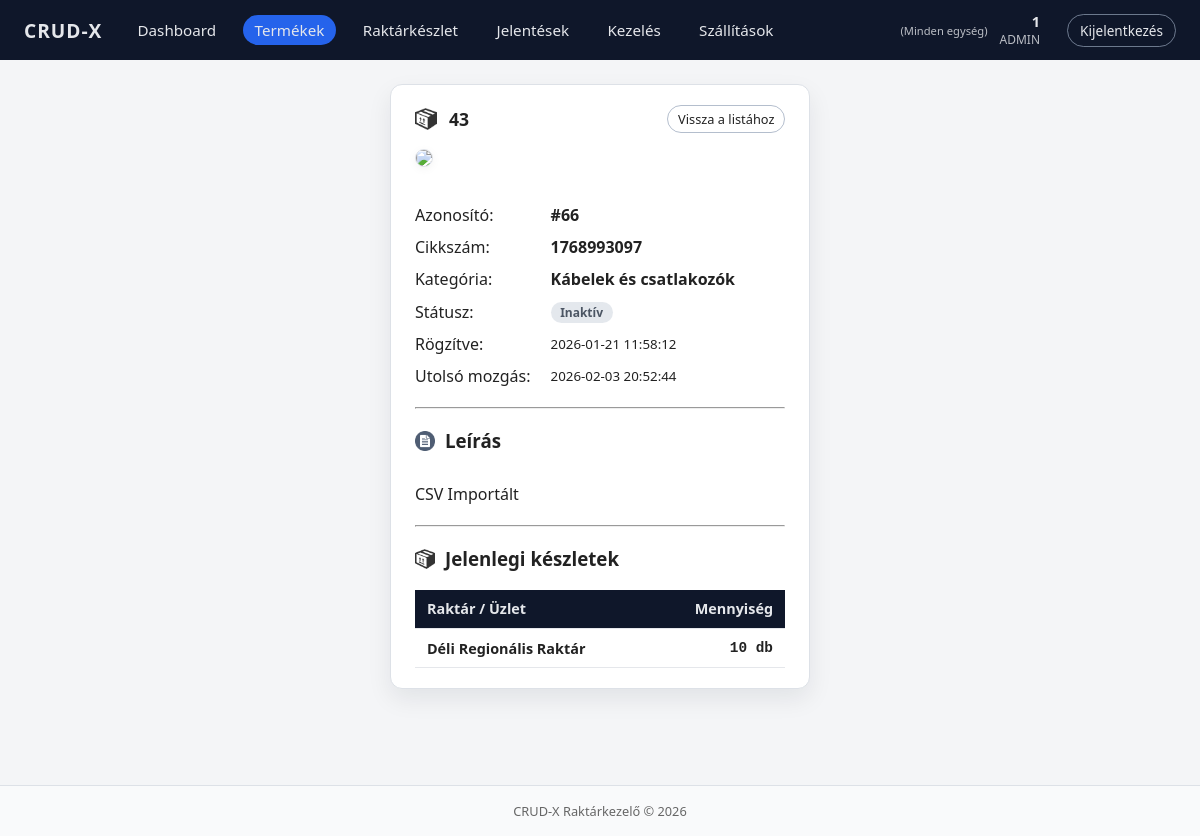
Before: /CRUDX_v93/product.php?id=66 (signed in) with the older database file.
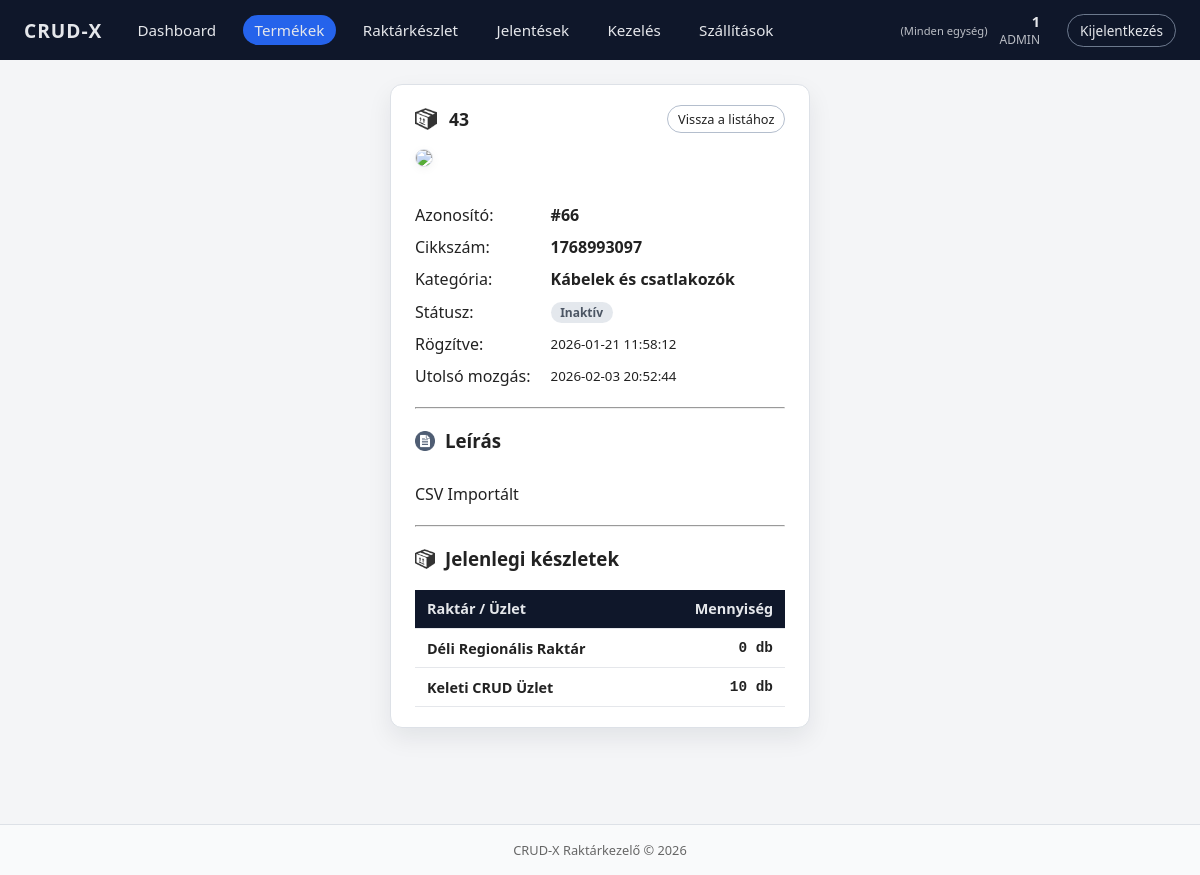
After: the same page with the newer database file.
### tables this page shows
CREATE TABLE `products` (
  `ID` int(11) NOT NULL,
  `name` varchar(100) NOT NULL,
  `item_number` varchar(100) NOT NULL,
  `description` text NOT NULL,
  `category_ID` int(11) NOT NULL,
  `active` tinyint(1) NOT NULL,
  `created_at` datetime NOT NULL DEFAULT current_timestamp(),
  `updated_at` datetime DEFAULT current_timestamp()
);

CREATE TABLE `categories` (
  `ID` int(11) NOT NULL,
  `category_name` varchar(255) NOT NULL
);

CREATE TABLE `inventory` (
  `ID` int(11) NOT NULL,
  `product_ID` int(11) NOT NULL,
  `warehouse_ID` int(11) NOT NULL,
  `quantity` int(11) NOT NULL,
  `min_quantity` int(11) DEFAULT NULL,
  `created_at` datetime NOT NULL DEFAULT current_timestamp(),
  `updated_at` datetime DEFAULT NULL
);

CREATE TABLE `warehouses` (
  `ID` int(11) NOT NULL,
  `name` varchar(255) NOT NULL,
  `address` varchar(255) NOT NULL,
  `max_quantity` int(20) NOT NULL,
  `type` enum('warehouse','store') NOT NULL,
  `active` tinyint(1) NOT NULL DEFAULT 1
);

### CRUDX_v93/product.php (the view, shortened to what this page needs)
<?php
require 'config.php';
$productId = (int)$_GET['id'];
$stmt = $pdo->prepare("
    SELECT p.*, c.category_name
    FROM products p
    LEFT JOIN categories c ON c.ID = p.category_ID
    WHERE p.ID = :id
");
$stmt->execute(['id' => $productId]);
$product = $stmt->fetch(PDO::FETCH_ASSOC);
$stmtInv = $pdo->prepare("
    SELECT w.name AS warehouse, i.quantity
    FROM inventory i
    JOIN warehouses w ON w.ID = i.warehouse_ID
    WHERE i.product_ID = :id
");
$stmtInv->execute(['id' => $productId]);
$inventory = $stmtInv->fetchAll(PDO::FETCH_ASSOC);
$imagePath = "images/products/{$productId}.jpg";
if (!file_exists($imagePath)) {
    $imagePath = "images/products/no-image.png";
}
?>
<!DOCTYPE html>
<html lang="hu">
<head>
    <link rel="stylesheet" href="./style/style.css">
</head>
<body>
<?php
$activePage = "products.php";
include './components/navbar.php';
?>
<main class="container">
<section class="card">
    <div class="card-header">
        <h2><img class="icon" src="./img/products_box.png"> <?= htmlspecialchars($product['name']) ?></h2>
        <a href="products.php" class="btn btn-outline btn-small">Vissza a listához</a>
    </div>
    <div style="display:flex; gap:32px; flex-wrap:wrap; margin-bottom: 20px;">
        <div style="flex: 0 0 280px;">
            <img src="<?= $imagePath ?>" style="width:100%; border-radius:12px; border: 1px solid var(--border); box-shadow: 0 2px 10px rgba(0,0,0,0.05);">
        </div>
        <div style="flex: 1; min-width: 300px;">
            <div style="display: grid; grid-template-columns: auto 1fr; gap: 10px 20px; align-items: center;">
                <span class="muted">Azonosító:</span> <strong>#<?= $product['ID'] ?></strong>
                <span class="muted">Cikkszám:</span> <strong><?= htmlspecialchars($product['item_number']) ?></strong>
                <span class="muted">Kategória:</span> <strong><?= htmlspecialchars($product['category_name'] ?? '—') ?></strong>
                <span class="muted">Státusz:</span>
                <div>
                    <?= $product['active']
                        ? '<span class="badge badge-success">Aktív</span>'
                        : '<span class="badge badge-muted">Inaktív</span>' ?>
                </div>
                <span class="muted">Rögzítve:</span> <small><?= $product['created_at'] ?></small>
                <span class="muted">Utolsó mozgás:</span> <small><?= $product['updated_at'] ?? 'Nincs adat' ?></small>
            </div>
        </div>
    </div>
    <hr>
    <h3><img class="icon" src="./img/document_23966.png"> Leírás</h3>
    <div style="padding: 10px 0; line-height: 1.6; color: var(--text);">
        <?= $product['description'] ? nl2br(htmlspecialchars($product['description'])) : '<em class="muted">Nincs megadott leírás.</em>' ?>
    </div>
    <hr>
    <h3><img class="icon" src="./img/products_box.png"> Jelenlegi készletek</h3>
    <?php if (!empty($inventory)): ?>
        <table class="data-table">
            <thead>
                <tr>
                    <th>Raktár / Üzlet</th>
                    <th style="text-align: right;">Mennyiség</th>
                </tr>
            </thead>
            <tbody>
            <?php foreach ($inventory as $row): ?>
                <tr>
                    <td><strong><?= htmlspecialchars($row['warehouse']) ?></strong></td>
                    <td style="text-align: right; font-family: monospace; font-weight: bold;"><?= number_format($row['quantity'], 0, '.', ' ') ?> db</td>
                </tr>
            <?php endforeach; ?>
            </tbody>
        </table>
    <?php else: ?>
        <div style="padding: 20px; text-align: center; background: #f8fafc; border-radius: 8px; color: #64748b;">
            Jelenleg egyetlen raktárban sem található készlet ebből a termékből.
        </div>
    <?php endif; ?>
</section>
</main>
<?php include './components/footer.php'; ?>
</body>
</html>

### CRUDX_v93/components/navbar.php (shortened to what this page needs)
<header style="user-select: none;" class="topbar">
    <div class="logo">
        <a style="text-decoration: none; color:white; user-select: none;" href="index.php">CRUD-X</a>
    </div>
    <nav class="nav">
        <a class="nav-link <?= $activePage == "index.php" ? 'active': '' ?>" href="index.php">Dashboard</a>
        <a class="nav-link <?= $activePage == "products.php" ? 'active': '' ?>" href="products.php">Termékek</a>
        <a class="nav-link <?= $activePage == "inventory.php" ? 'active': '' ?>" href="inventory.php">Raktárkészlet</a>
        <?php if ($_SESSION['role'] === 'admin' || $_SESSION['role'] === 'owner'): ?>
            <a class="nav-link <?= $activePage == "reports.php" ? 'active': '' ?>" href="reports.php">Jelentések</a>
            <a class="nav-link <?= $activePage == "admin.php" ? 'active': '' ?>" href="admin.php">Kezelés</a>
            <a class="nav-link <?= $activePage == "transports.php" ? 'active': '' ?>" href="transports.php">Szállítások</a>
        <?php endif; ?>
    </nav>
    <div class="user-box">
            <span style="font-size: 0.7rem; opacity: 0.8;">(<?= $_SESSION['warehouse_name'] ?>)</span>
        <div class="user-info" style="display: flex; flex-direction: column; text-align: right; margin-right: 15px;">
            <span class="user-name" style="font-weight: bold;"><?= htmlspecialchars($_SESSION['username']) ?></span>
            <span class="user-role" style="font-size: 0.75rem; opacity: 0.8; text-transform: uppercase;">
                <?= htmlspecialchars($_SESSION['role']) ?>
            </span>
        </div>
        <a href="components/logout.php" class="btn btn-outline" style="padding: 6px 12px; font-size: 0.85rem;">Kijelentkezés</a>
    </div>
</header>

### CRUDX_v93/components/footer.php
<footer class="footer">
    CRUD-X Raktárkezelő &copy; <?= date('Y') ?>
</footer>

### CRUDX_v93/style/style.css (style rules this page uses)
a, a:visited, a:hover, a:active, a:focus { text-decoration: none !important; color: inherit !important; }
:root { --bg: #f4f5f7; --bg-card: #ffffff; --border: #dde1e7; --text: #222; --text-muted: #666; --primary: #2563eb; --primary-soft: #e0ecff; --danger: #dc2626; --success: #16a34a; --radius-lg: 12px; --radius-sm: 6px; --shadow-soft: 0 10px 25px rgba(15, 23, 42, 0.08); }
* { box-sizing: border-box; }
html, body { height: 100%; margin: 0; }
body { font-family: system-ui, -apple-system, BlinkMacSystemFont, "Segoe UI", sans-serif; background: var(--bg); color: var(--text); margin: 0; display: flex; flex-direction: column; min-height: 100vh; }
main.container { flex: 1 0 auto; padding-bottom: 2rem; }
.topbar { display: flex; align-items: center; justify-content: space-between; gap: 1.5rem; padding: 0.75rem 1.5rem; background: #0f172a; color: #e5e7eb; position: sticky; top: 0; z-index: 10; }
.logo { font-weight: 700; font-size: 1.2rem; letter-spacing: 0.05em; }
.nav { display: flex; gap: 1rem; flex: 1; }
.nav-link { color: #cbd5f5; text-decoration: none; font-size: 0.95rem; padding: 0.3rem 0.7rem; border-radius: 999px; transition: background 0.5s, color 0.15s; }
.nav-link.active { color: #cbd5f5; background-color: #2563eb; text-decoration: none; font-size: 0.95rem; padding: 0.3rem 0.7rem; border-radius: 999px; transition: background 0.5s, color 0.15s; }
.user-box { display: flex; align-items: center; gap: 0.75rem; font-size: 0.9rem; }
.btn, .btn:hover, .btn:focus, .btn:active { text-decoration: none; color: inherit; }
.btn-outline, .btn-outline:hover { text-decoration: none; }
.btn { border: none; background: var(--primary); color: white; padding: 0.45rem 0.95rem; border-radius: 999px; font-size: 0.9rem; cursor: pointer; transition: background 0.15s, transform 0.1s, box-shadow 0.1s; box-shadow: 0 4px 10px rgba(37, 99, 235, 0.3); }
.btn-outline { background: transparent; border: 1px solid rgba(148, 163, 184, 0.7); color: black; box-shadow: none; }
.btn-small { padding: 0.25rem 0.6rem; font-size: 0.8rem; box-shadow: none; }
.container { max-width: 1200px; margin: 1.5rem auto 2.5rem; padding: 0 1rem; }
.card { background: var(--bg-card); border-radius: var(--radius-lg); box-shadow: var(--shadow-soft); padding: 1.25rem 1.5rem; margin-bottom: 1.5rem; border: 1px solid var(--border); }
.card-header { display: flex; align-items: center; justify-content: space-between; gap: 1rem; margin-bottom: 1rem; }
.card-header h2 { margin: 0; font-size: 1.1rem; }
th { user-select: none; }
.data-table { width: 100%; border-collapse: collapse; font-size: 0.9rem; }
.data-table thead { background: #0f172a; color: #e5e7eb; }
.data-table th, .data-table td { padding: 0.6rem 0.75rem; border-bottom: 1px solid #e5e7eb; text-align: left; vertical-align: middle; }
.badge { display: inline-block; padding: 0.15rem 0.6rem; border-radius: 999px; font-size: 0.75rem; font-weight: 600; user-select: none; }
.badge-muted { background: rgba(148, 163, 184, 0.25); color: #4b5563; }
.footer { flex-shrink: 0; text-align: center; padding: 1rem; font-size: 0.8rem; color: var(--text-muted); border-top: 1px solid var(--border); background: #f9fafb; width: 100%; }
.card-header .icon { width: 22px !important; height: 22px !important; object-fit: contain; user-select: none; }
.card-header h2 { display: flex; align-items: center; gap: 12px; margin: 0; }
div h2 .icon { display: flex; align-items: center; gap: 12px; margin: 0; }
.card h2 { display: flex; align-items: center; gap: 12px; margin: 0; }
.card .icon { width: 24px; height: 24px; object-fit: contain; }
h3 .icon { width: 20px !important; height: 20px !important; object-fit: contain; }
h3 { display: flex; align-items: center; gap: 10px; }

Changed rows visible on the page:
changed inventory "Déli Regionális Raktár": quantity "10" → "0"
added inventory: warehouse_ID.name "Keleti CRUD Üzlet", quantity "10"
